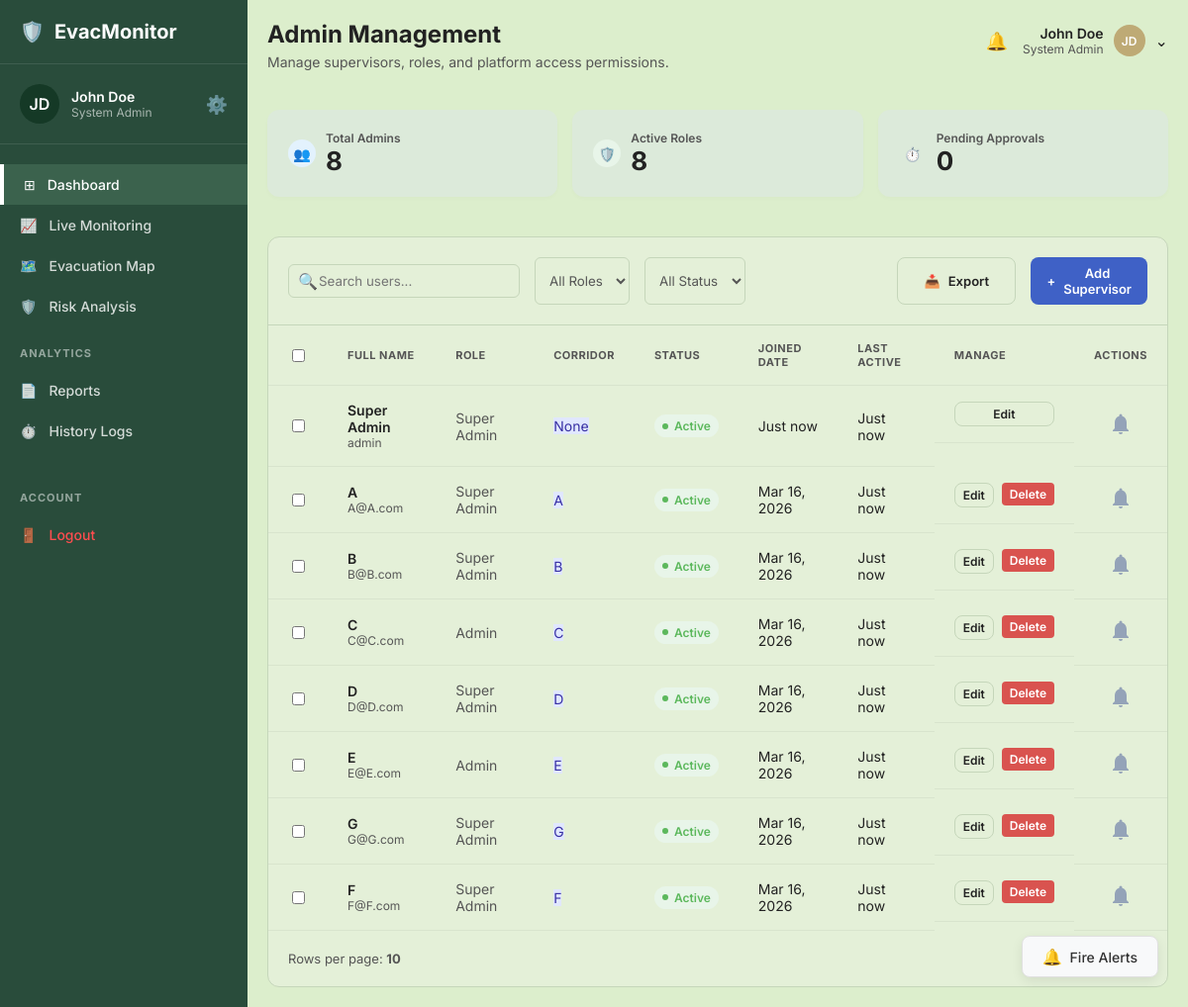
Page /admin (signed in) on the committed database.
### tables this page shows
CREATE TABLE supervisors (
            id INTEGER PRIMARY KEY AUTOINCREMENT,
            full_name TEXT NOT NULL,
            email TEXT UNIQUE NOT NULL,
            password_hash TEXT NOT NULL,
            role TEXT NOT NULL,
            status TEXT NOT NULL,
            joined_date TEXT NOT NULL,
            last_active TEXT NOT NULL
        , phone TEXT DEFAULT '', corridor TEXT DEFAULT 'None');

### app.py (the view)
@app.route("/admin")
def admin():
    if 'user_id' not in session:
        return redirect(url_for('login'))
    supervisors_data = get_all_supervisors()
    total_admins, active_roles, pending_approvals = get_supervisor_stats()
    return render_template("admin.html",
                           supervisors=supervisors_data,
                           total_admins=total_admins,
                           active_roles=active_roles,
                           pending_approvals=pending_approvals)

### database.py (called while the page is built)
def get_db_connection():
    conn = sqlite3.connect(DB_NAME)
    conn.row_factory = sqlite3.Row
    return conn

def get_all_supervisors():
    conn = get_db_connection()
    c = conn.cursor()
    c.execute('SELECT * FROM supervisors')
    supervisors = c.fetchall()
    conn.close()
    supervisors_data = []
    for s in supervisors:
        supervisors_data.append({
            'id': s['id'],
            'full_name': s['full_name'],
            'email': s['email'],
            'role': s['role'],
            'status': s['status'],
            'joined_date': s['joined_date'],
            'last_active': s['last_active'],
            'phone': s['phone'],
            'corridor': s['corridor'] if 'corridor' in s.keys() else 'None'
        })
    return supervisors_data

def get_supervisor_stats():
    conn = get_db_connection()
    c = conn.cursor()
    c.execute('SELECT COUNT(*) FROM supervisors')
    total = c.fetchone()[0]
    c.execute("SELECT COUNT(*) FROM supervisors WHERE status = 'Active'")
    active = c.fetchone()[0]
    c.execute("SELECT COUNT(*) FROM supervisors WHERE status = 'Pending'")
    pending = c.fetchone()[0]
    conn.close()
    return total, active, pending

### templates/admin.html (shortened to what this page needs)
<!DOCTYPE html>
<html lang="en">
<head>
    <link rel="stylesheet" href="/static/style.css">
    <link rel="stylesheet" href="/static/admin.css">
</head>
<body>
    <div class="app-container">
        <aside class="sidebar">
            <div class="logo-area">
                <div class="logo-icon">🛡️</div>
                <div class="logo-text">EvacMonitor</div>
            </div>
            <div class="user-profile">
                <div class="avatar">JD</div>
                <div class="user-info">
                    <div class="username">John Doe</div>
                    <div class="role">System Admin</div>
                </div>
                <div class="settings-icon">⚙️</div>
            </div>
            <nav class="main-nav">
                <a href="/admin" class="nav-item active">
                    <span class="icon">⊞</span> Dashboard
                </a>
                <a href="#" class="nav-item">
                    <span class="icon">📈</span> Live Monitoring
                </a>
                <a href="/" class="nav-item">
                    <span class="icon">🗺️</span> Evacuation Map
                </a>
                <a href="#" class="nav-item">
                    <span class="icon">🛡️</span> Risk Analysis
                </a>
                <div class="nav-section-title">ANALYTICS</div>
                <a href="/reports" class="nav-item">
                    <span class="icon">📄</span> Reports
                </a>
                <a href="#" class="nav-item">
                    <span class="icon">⏱️</span> History Logs
                </a>
                <div class="nav-section-title" style="margin-top: 20px;">ACCOUNT</div>
                <a href="/logout" class="nav-item" style="color: #ff4d4f;">
                    <span class="icon" style="color: inherit;">🚪</span> Logout
                </a>
            </nav>
        </aside>
        <main class="main-content">
            <header class="admin-header">
                <div>
                    <h1 class="admin-title">Admin Management</h1>
                    <p class="admin-subtitle">Manage supervisors, roles, and platform access permissions.</p>
                </div>
                <div class="header-right admin-header-right">
                    <div class="header-actions">
                        <span class="bell-icon">🔔</span>
                        <div class="admin-user-profile">
                            <div class="admin-user-info">
                                <span class="admin-name">John Doe</span>
                                <span class="admin-role">System Admin</span>
                            </div>
                            <div class="small-avatar">JD</div>
                            <span class="dropdown-icon">⌄</span>
                        </div>
                    </div>
                </div>
            </header>
            <div class="admin-stats-row stats-row">
                <div class="stat-card admin-stat-card bg-primary-light-custom">
                    <div class="stat-header">
                        <div class="icon-circle bg-primary-light"><span class="stat-icon">👥</span></div>
                    </div>
                    <div>
                        <div class="stat-label">Total Admins</div>
                        <div class="stat-value">{{ total_admins }}</div>
                    </div>
                </div>
                <div class="stat-card admin-stat-card bg-success-light-custom">
                    <div class="stat-header">
                        <div class="icon-circle bg-success-light"><span class="stat-icon">🛡️</span></div>
                    </div>
                    <div>
                        <div class="stat-label">Active Roles</div>
                        <div class="stat-value">{{ active_roles }}</div>
                    </div>
                </div>
                <div class="stat-card admin-stat-card bg-purple-light-custom">
                    <div class="stat-header">
                        <div class="icon-circle bg-purple-light"><span class="stat-icon">⏱️</span></div>
                    </div>
                    <div>
                        <div class="stat-label">Pending Approvals</div>
                        <div class="stat-value">{{ pending_approvals }}</div>
                    </div>
                </div>
            </div>
            <div class="admin-table-container map-section">
                <div class="admin-filters">
                    <div class="filters-left">
                        <div class="search-box">
                            <span class="search-icon">🔍</span>
                            <input type="text" placeholder="Search users...">
                        </div>
                        <select class="filter-select">
                            <option>All Roles</option>
                        </select>
                        <select class="filter-select">
                            <option>All Status</option>
                        </select>
                    </div>
                    <div class="filters-right">
                        <button class="btn btn-secondary btn-export">
                            <span class="icon">📥</span> Export
                        </button>
                        <button class="btn btn-primary btn-add-supervisor"
                            onclick="document.getElementById('addSupervisorModal').style.display='flex'">
                            <span class="icon">+</span> Add Supervisor
                        </button>
                    </div>
                </div>
                <div class="table-wrapper">
                    <table class="admin-table">
                        <thead>
                            <tr>
                                <th><input type="checkbox"></th>
                                <th>FULL NAME</th>
                                <th>ROLE</th>
                                <th>CORRIDOR</th>
                                <th>STATUS</th>
                                <th>JOINED DATE</th>
                                <th>LAST ACTIVE</th>
                                <th>MANAGE</th>
                                <th>ACTIONS</th>
                            </tr>
                        </thead>
                        <tbody>
                            {% for s in supervisors %}
                            <tr>
                                <td><input type="checkbox"></td>
                                <td>
                                    <div class="user-details">
                                        <div class="user-fullname">{{ s.full_name }}</div>
                                        <div class="user-email">{{ s.email }}</div>
                                    </div>
                                </td>
                                <td><span class="role-badge">{{ s.role }}</span></td>
                                <td><span class="role-badge" style="background: #e0e7ff; color: #3730a3;">{{ s.corridor
                                        }}</span></td>
                                <td>
                                    <span class="status-badge {{ s.status|lower }}">
                                        <span class="status-dot"></span> {{ s.status }}
                                    </span>
                                </td>
                                <td>{{ s.joined_date }}</td>
                                <td>{{ s.last_active }}</td>
                                <td style="display: flex; gap: 8px;">
                                    <button class="btn btn-secondary btn-sm"
                                        onclick="openEditModal('{{ s.id }}', '{{ s.full_name }}', '{{ s.email }}', '{{ s.phone }}', '{{ s.role }}', '{{ s.status }}', '{{ s.corridor }}')"
                                        style="padding: 4px 8px; font-size: 12px;">Edit</button>
                                    {% if s.email != 'admin' %}
                                    <form action="/delete_supervisor/{{ s.id }}" method="POST" style="display:inline;"
                                        onsubmit="return confirm('Are you sure you want to delete this supervisor?');">
                                        <button type="submit" class="btn btn-danger btn-sm"
                                            style="padding: 4px 8px; font-size: 12px; background-color: #d9534f; color: white; border: none; border-radius: 4px; cursor: pointer;">Delete</button>
                                    </form>
                                    {% endif %}
                                </td>
                                <td style="text-align: center;">
                                    <svg class="alert-bell-icon" data-id="{{ s.id }}"
                                        data-phone="{{ s.phone }}" data-name="{{ s.full_name }}"
                                        viewBox="0 0 24 24" width="24"
                                        height="24" style="fill: #94a3b8; transition: all 0.3s;" title="Alert Status">
                                        <path
                                            d="M12 22a2 2 0 0 0 2-2H10a2 2 0 0 0 2 2zm6-6V10c0-3.07-1.63-5.64-4.5-6.32V3a1.5 1.5 0 0 0-3 0v.68C7.64 4.36 6 6.92 6 10v6l-2 2v1h16v-1l-2-2z" />
                                    </svg>
                                </td>
                            </tr>
                            {% else %}
                            <tr>
                                <td colspan="8" style="text-align:center;">No supervisors found. Click below to add one!
                                </td>
                            </tr>
                            {% endfor %}
                        </tbody>
                    </table>
                </div>
                <div class="pagination">
                    <div class="rows-per-page">Rows per page: <strong>10</strong></div>
                    <div class="page-controls">
                        <span>1-5 of 24</span>
                        <span class="page-arrows">&lt; &gt;</span>
                    </div>
                </div>
            </div>
            <button class="fire-alerts-btn" onclick="openFireAlertsModal()"
                style="position: fixed; bottom: 30px; right: 30px; background-color: #f8f9fa; border: 1px solid #e0e0e0; border-radius: 8px; padding: 10px 20px; font-family: 'Inter', sans-serif; font-weight: 500; font-size: 14px; color: #333; cursor: pointer; display: flex; align-items: center; gap: 8px; box-shadow: 0 4px 12px rgba(0,0,0,0.08); z-index: 1000; transition: all 0.2s;">
                <span style="font-size: 16px;">🔔</span> Fire Alerts
            </button>
        </main>
    </div>
</body>
</html>

### static/style.css (style rules this page uses)
:root { --bg-main: #dceecc; --bg-card: #e4f0d8; --sidebar-bg: #294c3b; --sidebar-active: #3b624d; --text-main: #222; --text-muted: #555; --text-light: #fff; --border-color: #c5d6ba; --color-danger: #d9534f; --color-warning: #f0ad4e; --color-success: #5cb85c; --color-primary: #0275d8; --font-family: 'Inter', sans-serif; }
body { margin: 0; font-family: var(--font-family); background-color: var(--bg-main); color: var(--text-main); overflow: hidden; }
.app-container { display: flex; height: 100vh; }
.sidebar { width: 250px; background-color: var(--sidebar-bg); color: var(--text-light); display: flex; flex-direction: column; }
.logo-area { padding: 20px; display: flex; align-items: center; gap: 10px; font-size: 20px; font-weight: 700; border-bottom: 1px solid rgba(255, 255, 255, 0.1); }
.user-profile { padding: 20px; display: flex; align-items: center; gap: 12px; border-bottom: 1px solid rgba(255, 255, 255, 0.1); }
.avatar { width: 40px; height: 40px; border-radius: 50%; background: #153926; display: flex; align-items: center; justify-content: center; font-weight: 600; }
.user-info .username { font-size: 14px; font-weight: 600; }
.user-info .role { font-size: 12px; color: rgba(255, 255, 255, 0.6); }
.settings-icon { margin-left: auto; cursor: pointer; font-size: 18px; opacity: 0.7; }
.main-nav { flex: 1; padding: 20px 0; display: flex; flex-direction: column; }
.nav-item { padding: 12px 20px; display: flex; align-items: center; gap: 12px; color: rgba(255, 255, 255, 0.8); text-decoration: none; font-size: 14px; font-weight: 500; }
.nav-item.active { background-color: var(--sidebar-active); color: #fff; border-left: 4px solid #fff; }
.nav-section-title { padding: 20px 20px 10px; font-size: 11px; font-weight: 700; color: rgba(255, 255, 255, 0.5); letter-spacing: 1px; }
.main-content { flex: 1; display: flex; flex-direction: column; overflow-y: auto; padding: 20px; gap: 20px; }
.header-right { display: flex; align-items: center; gap: 20px; }
.header-actions { display: flex; align-items: center; gap: 15px; }
.bell-icon { font-size: 18px; cursor: pointer; }
.small-avatar { width: 32px; height: 32px; border-radius: 50%; background-color: #beaa75; color: white; display: flex; align-items: center; justify-content: center; font-size: 12px; font-weight: 600; }
.stats-row { display: flex; gap: 15px; }
.stat-card { flex: 1; background: var(--bg-card); border: 1px solid var(--border-color); border-radius: 12px; padding: 15px; display: flex; flex-direction: column; gap: 10px; box-shadow: 0 2px 4px rgba(0, 0, 0, 0.02); }
.stat-header { display: flex; justify-content: space-between; align-items: center; }
.icon-circle { width: 28px; height: 28px; border-radius: 50%; display: flex; align-items: center; justify-content: center; font-size: 14px; }
.bg-success-light { background: #e8f5e9; color: var(--color-success); }
.bg-primary-light { background: #e3f2fd; color: var(--color-primary); }
.stat-value { font-size: 26px; font-weight: 700; }
.stat-label { font-size: 12px; font-weight: 600; color: var(--text-muted); }
.map-section { flex: 3; display: flex; flex-direction: column; background: var(--bg-card); border-radius: 12px; border: 1px solid var(--border-color); padding: 20px; overflow: hidden; }
.btn { padding: 12px; border-radius: 8px; border: none; font-weight: 600; cursor: pointer; text-align: center; width: 100%; font-size: 13px; font-family: var(--font-family); display: flex; justify-content: center; align-items: center; gap: 8px; }
.btn-danger { background: #fdf3e8; color: var(--color-danger); border: 1px solid rgba(217, 83, 79, 0.2); }
.btn-secondary { background: var(--bg-card); color: var(--text-main); border: 1px solid var(--border-color); }

### rows in the picture
supervisors: full_name "Super Admin", email "admin", role "Super Admin", corridor "None", status "Active", joined_date "Just now", last_active "Just now"
supervisors: full_name "A", email "A@A.com", role "Super Admin", corridor "A", status "Active", joined_date "Mar 16, 2026", last_active "Just now"
supervisors: full_name "B", email "B@B.com", role "Super Admin", corridor "B", status "Active", joined_date "Mar 16, 2026", last_active "Just now"
supervisors: full_name "C", email "C@C.com", role "Admin", corridor "C", status "Active", joined_date "Mar 16, 2026", last_active "Just now"
supervisors: full_name "D", email "D@D.com", role "Super Admin", corridor "D", status "Active", joined_date "Mar 16, 2026", last_active "Just now"
supervisors: full_name "E", email "E@E.com", role "Admin", corridor "E", status "Active", joined_date "Mar 16, 2026", last_active "Just now"
supervisors: full_name "G", email "G@G.com", role "Super Admin", corridor "G", status "Active", joined_date "Mar 16, 2026", last_active "Just now"
supervisors: full_name "F", email "F@F.com", role "Super Admin", corridor "F", status "Active", joined_date "Mar 16, 2026", last_active "Just now"

### other values in the picture
{{ total_admins }} "8"
{{ active_roles }} "8"
{{ pending_approvals }} "0"
